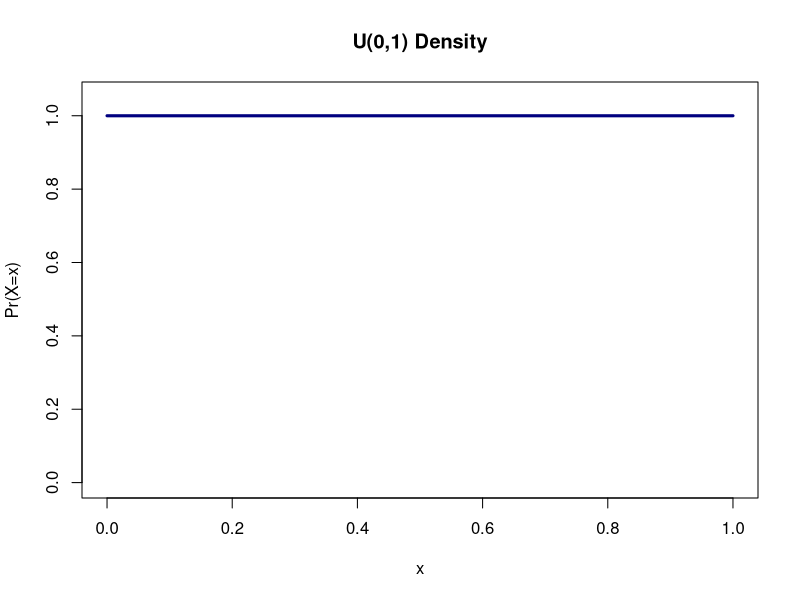
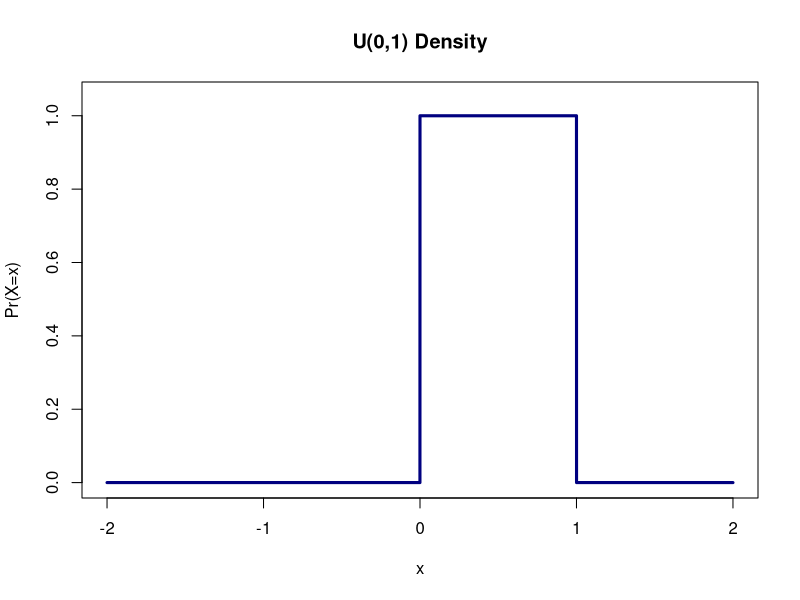
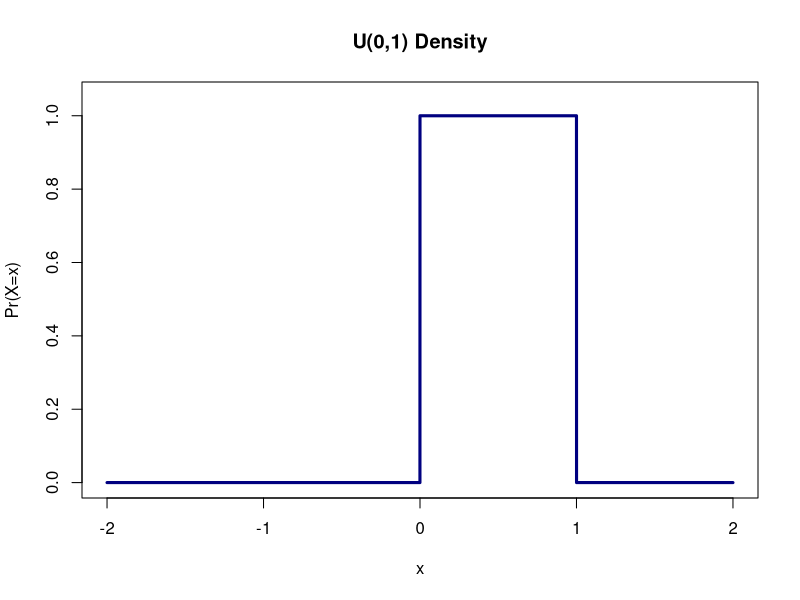
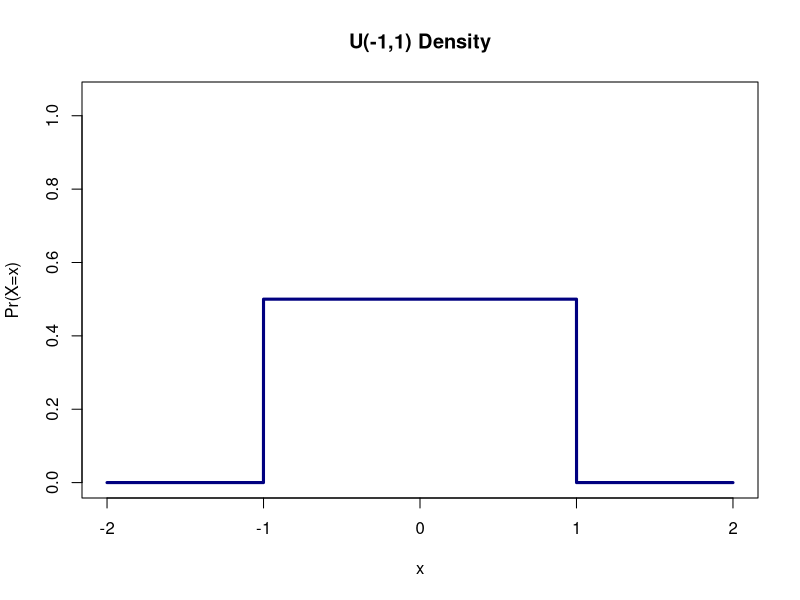
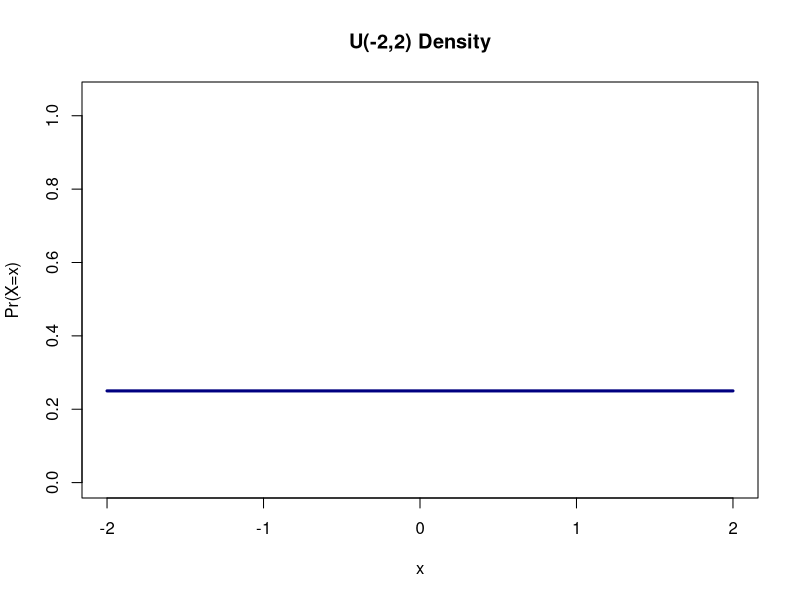
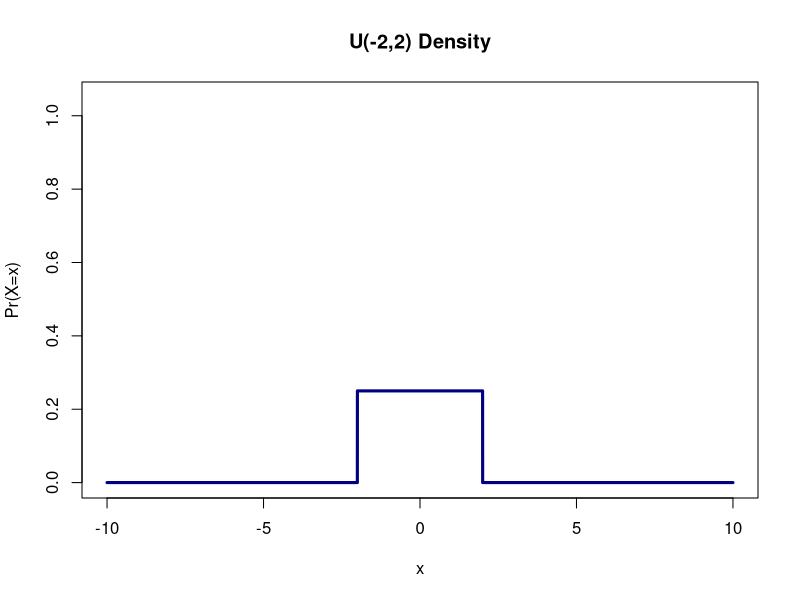
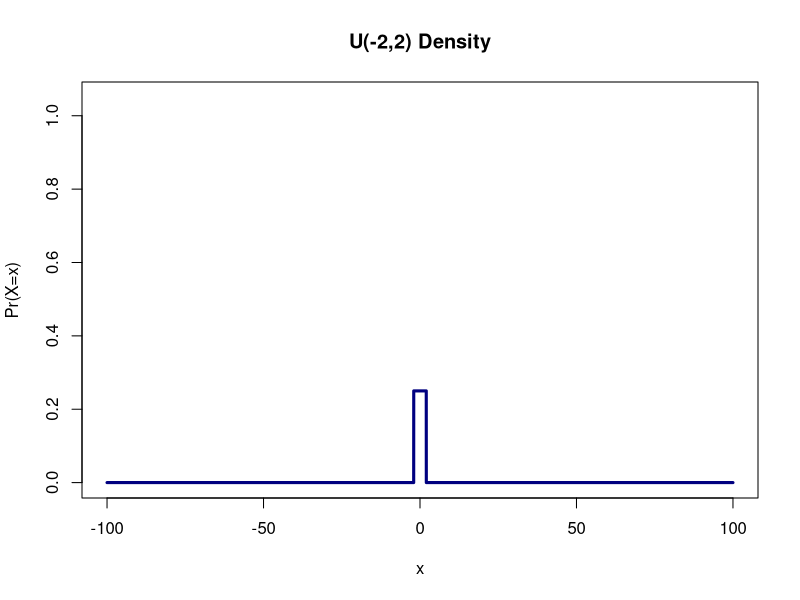
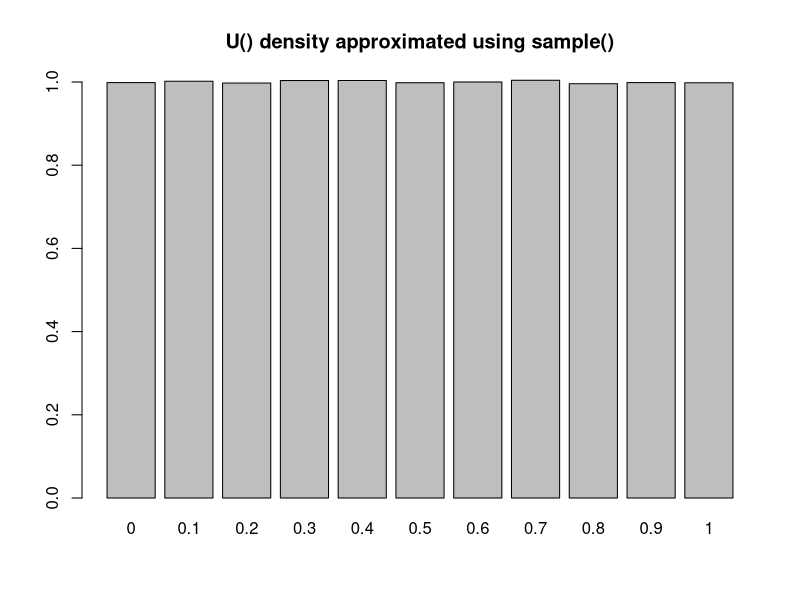

R code for these plots, in order: (Note: this script raises an error after producing the figures.)
## R_Demo_Simulation_Learning_Probability_Continuous_Distributions.R
##########################################################################
## INSTRUCTOR: Christopher Fariss
## COURSE NAME: Advanced Computational Methods for Social Media and Textual Data (3B)
## University of Essex Summer School 2023
##
## Date: 2023-08-03
##
## Please e-mail me if you find any errors or have and suggestions
## e-mail: cjf0006@gmail.com
## e-mail: cjfariss@umich.edu
##########################################################################
## Introduction to tutorial:
##
## For this R tutorial, we will learn about:
##
## (1) Discrete probability distributions for discrete events (e.g., a coin flip; rolling a 6-sided dice).
## (2) Continuous probability distributions (e.g., SAT, GRE or LSAT scores; human weight at birth; distance from the center of the board for the beanbag toss or cornhole game)
##
## Note: This lesson contains information you will use in a program challenge this week: select one continuous and/or one discrete probability distribution from below (not including Uniform, Normal, Bernoulli, or Binomial) and describe it in detail with ## comments and R code. See the examples for Uniform, Normal, Bernoulli, or Binomial distributions below. If you select 2 distributions, make sure one is continuous and the other is discrete.
##
##########################################################################

## Recall: probability mass or probability density: this is just how much probability does each event/outcome have and it all needs to sum to 1 to be a probability measure (see the less from last week)

## What is density? Density is the relative probability of sampling an event at a specific point along the range of possible values defined by the function.

##########################################################################
## continuous probability distributions usually called density functions
##########################################################################
##
## uniform distribution
##
## The uniform distribution is a continuous distribution
##
## The sample space S for the uniform distribution, is defined so that the density for any value is the same or uniform over the range of possible values that any one element can take. Instead of directly estimating probabilities as we did above, we will instead estimate density.
##
## What is density? Density is the relative probability of sampling an event a specific point along the range of possible values defined by the function.
##
## In other words, the uniform distribution with range a to b, denoted U (a, b), has a constant probability density of 1/(b-a) for a <= y <= b and zero probability elsewhere. The standard uniform is defined so that a=0 and b=1: U(0,1),
##
## range a <= y <= b
## distribution function: 1/(b - a)
## parameters: a and b
## R function names:
## dunif
## punif
## qunif
## runif
##
## parameters:
## formula for the mean: (a + b)/2
## formula for the variance: ((b - a)^2)/12
##
## let's define our own uniform function
uniform_function <- function(x,a,b){
  ifelse(x>=a & x<=b, 1/(b - a), 0)
}

## call our user defined function
uniform_function(1,0,1)
uniform_function(1,a=0,b=2)
uniform_function(1,-1,1)
uniform_function(1,-10,10)

uniform_function(-8,0,1)
uniform_function(-8,0,2)
uniform_function(-8,-1,1)
uniform_function(-8,-10,10)

## use R's based function for a uniform distribution
dunif(1,0,1)
dunif(1,0,2)
dunif(1,-1,1)
dunif(1,-10,10)

dunif(-8,0,1)
dunif(-8,0,2)
dunif(-8,-1,1)
dunif(-8,-10,10)

## we can use the p or probability version of the uniform function built into R to answer to the following question:
## What is the probability of observing a value between 0 and 0.5 for a uniform random variable that spans the range 0 to 1?
punif(0.5,0,1)

punif(0.25,0,1)

## What is the probability of observing a value between 0.25 and 0.5 for a uniform random variable that spans the range 0 to 1?
punif(0.5,0,1) - punif(0.25,0,1)

## Graph the Uniform density function using the curve() function
curve(expr=dunif, ylab="Pr(X=x)", type="l", xlim=c(0,1), ylim=c(0,1.05), lwd=3, col="navy", main="U(0,1) Density")

curve(expr=dunif, n=10001, from=-2,to=2, ylab="Pr(X=x)", type="l", xlim=c(-2,2), ylim=c(0,1.05), lwd=3, col="navy", main="U(0,1) Density")

curve(expr=dunif(x, min = 0, max = 1), n=10001, from=-2,to=2, ylab="Pr(X=x)", type="l", xlim=c(-2,2), ylim=c(0,1.05), lwd=3, col="navy", main="U(0,1) Density")

curve(expr=dunif(x, min = -1, max = 1), n=10001, from=-2,to=2, ylab="Pr(X=x)", type="l", xlim=c(-2,2), ylim=c(0,1.05), lwd=3, col="navy", main="U(-1,1) Density")

curve(expr=dunif(x, min = -2, max = 2), n=10001, from=-2,to=2, ylab="Pr(X=x)", type="l", xlim=c(-2,2), ylim=c(0,1.05), lwd=3, col="navy", main="U(-2,2) Density")

curve(expr=dunif(x, min = -2, max = 2), n=10001, from=-10,to=10, ylab="Pr(X=x)", type="l", xlim=c(-10,10), ylim=c(0,1.05), lwd=3, col="navy", main="U(-2,2) Density")

curve(expr=dunif(x, min = -2, max = 2), n=10001, from=-100,to=100, ylab="Pr(X=x)", type="l", xlim=c(-100,100), ylim=c(0,1.05), lwd=3, col="navy", main="U(-2,2) Density")


## how many of the draws are very close to the middle of the normal distribution? (hint: what is the proportion)
sim_n <- 10000
random_draws <- runif(sim_n,0,1)
summary(random_draws)

length(unique(c(1,2,2)))

length(unique(random_draws))

table(random_draws>=0 & random_draws<=.25)

table(random_draws>=0 & random_draws<=.25)/sim_n

table(random_draws>=0 & random_draws<=.5)/sim_n

table(random_draws>=.4 & random_draws<=.5)/sim_n

table(random_draws>=0 & random_draws<=1)/sim_n

## we can calculate the above with the p-type function in R
## the p-type function for a density function tells us the density or probability of a function at a given value along the x-axis
## the p-type function turns density into probability by calculating the area under the curve at particular points along the real-number-line
punif(.25)

punif(.25) - punif(0)

punif(.5) - punif(0)

punif(1) - punif(0)

punif(1) - punif(-1)

punif(.5) - punif(.4)


## simulation using sample()

## set parameters
a <- 0
b <- 1

## let's approximate the normal distribution with a sample() function
x <- seq(from=a, to=b, by=.1)
x


## calculate the density using the normal distribution function dnorm() which is built into R
x_dunif <- dunif(x, min=a, max=b)
x_dunif

## simulate draws from a normal distribution
sim_size <- 1000000
x_samples <- sample(x, size=sim_size, replace=TRUE, prob=x_dunif)
w <- length(unique(x_samples)) * (1/(b-a))
w
x_dunif_estimate <- table(x_samples)/(sim_size / w) ## modify by the length() of the unique vlaues in the x sequence
x_dunif_estimate
barplot(x_dunif_estimate, main="U() density approximated using sample()", ylim=c(0,1))
MASS::truehist(x_samples, main="U() density using sample()")

## simulate draws from the uniform distribution using runif()
x_samples <- runif(sim_size, min=a, max=b)
MASS::truehist(x_samples, main="U() density using runif()")
## more optional bonus problems



##########################################################################
##
## normal distribution
##
## The normal distribution is a continuous distribution
##
## The sample space S for the normal distribution, is defined so that the density for any value along the real number line from negative infinity to positive infinity. Instead of directly estimating probabilities as we did above, as with the uniform distribution we will instead estimate density.
##
## What is density? Density is the relative probability of sampling an event a specific point along the range of possible values defined by the function.
##
## Unlike the uniform distribution the density value for a normal distribution varies (is not uniform) for different values along the real number line.
##
##
## range:
## distribution function: 1/(sigma*sqrt(2*pi)) * exp(-(y - mu)^2/2*sigma^2)
## parameters: the mean mu and the standard deviation sigma (or the variance sigma^2)
## R function names:
## dnorm
## pnorm
## qnorm
## rnorm
##
## parameters:
## formula for the mean: mu
## formula for the variance: sigma^2
##
## let's define our own uniform function
normal_density <- function(y, mu, sigma){
  1/(sigma*sqrt(2*pi)) * exp(-(y - mu)^2/2*sigma^2)
}

## call the user defined normal density function
normal_density(y=0, mu=0, sigma=1) ## standard normal density mu=0, sd=1
normal_density(y=0, mu=1, sigma=1)
normal_density(y=-1, mu=1, sigma=1)
normal_density(y=1, mu=1, sigma=1)
normal_density(y=1.5, mu=1, sigma=1)

## use R's based function for a normal distribution
dnorm(0, mean=0, sd=1)
dnorm(0, mean=1, sd=1)
dnorm(-1, mean=1, sd=1)
dnorm(1, mean=1, sd=1)
dnorm(1.5, mean=1, sd=1)

## Remember that for a normal distribution the probability of observing a specific event or value of a variable
## changes depending on where along the real number line the value resides.

## we can use the p or probability version of the normal function built into R to answer to the following question:

## What is the probability of observing a value between negative infinity and 0 for a normally distributed random variable with mean=0 and standard deviation=1 ?
pnorm(0, mean=0, sd=1)

pnorm(1, mean=0, sd=1)


## What is the probability of observing a value between -1 and 0 for a normally distributed random variable with mean=0 and standard deviation=1 ?
pnorm(0,0,1) - pnorm(-1,0,1)



## Graph the Normal density function using the curve() function
curve(expr=dnorm, ylab="Pr(X=x)", type="l", xlim=c(-4,4), ylim=c(0,1), lwd=3, col="navy", main="N(0,1) Density")

curve(expr=dnorm, ylab="Pr(X=x)", type="l", xlim=c(-8,8), ylim=c(0,1), lwd=3, col="navy", main="N(0,1) Density")

curve(expr=dnorm(x, mean=0, sd=2), ylab="Pr(X=x)", type="l", xlim=c(-4,4), ylim=c(0,1.05), lwd=3, col="navy", main="N(0,2^2) Density")

curve(expr=dnorm(x, mean=0, sd=2), ylab="Pr(X=x)", type="l", xlim=c(-8,8), ylim=c(0,1.05), lwd=3, col="navy", main="N(0,2^2) Density")

curve(expr=dnorm(x, mean=0, sd=1/2), ylab="Pr(X=x)", type="l", xlim=c(-4,4), ylim=c(0,1.05), lwd=3, col="navy", main="N(0,.5^2) Density")

curve(expr=dnorm(x, mean=0, sd=1/2), ylab="Pr(X=x)", type="l", xlim=c(-8,8), ylim=c(0,1.05), lwd=3, col="navy", main="N(0,.5^2) Density")


## graph some randomly generated numbers

par(mfrow=c(2,2))

random_draws <- rnorm(10)
random_draws
truehist(random_draws)
curve(expr=dnorm, xlim=c(-3,3), col="darkorange", add=TRUE, lwd=2)

random_draws <- rnorm(100)
truehist(random_draws)
curve(expr=dnorm, xlim=c(-3,3), col="darkorange", add=TRUE, lwd=2)

random_draws <- rnorm(1000)
truehist(random_draws)
curve(expr=dnorm, xlim=c(-3,3), col="darkorange", add=TRUE, lwd=2)

random_draws <- rnorm(10000)
truehist(random_draws)
curve(expr=dnorm, xlim=c(-3,3), col="darkorange", add=TRUE, lwd=2)

## how many of the draws are very close to the middle of the uniform distribution?
## (hint: what is the proportion)
sim_n <- 10000
random_draws <- rnorm(sim_n)

table(random_draws>-1 & random_draws<1)/sim_n

table(random_draws>-2 & random_draws<2)/sim_n

table(random_draws>-3 & random_draws<3)/sim_n

## we can calculate the above with a p-type function in R
## the p-type function for a density function tells us the density or probability of a function at a given value along the x-axis
pnorm(1) - pnorm(-1)

pnorm(2) - pnorm(-2)

pnorm(3) - pnorm(-3)




## let's graph this to see what is happening
## load packages
pkgs <- c("MASS")
invisible(sapply(pkgs, require, character.only = TRUE))

## create sequence of real numbers, these are a set of possible values that are estimate of the mean can take
x <- seq(-3,3,.1)
x
length(x)

## set mean and variance parameters
mu <- 0
sigma <- 1
sigma_pow2 <- sigma^2

## calculate the density using the normal distribution function
## density is a probability measure
x_density <- 1/(sigma*sqrt(2*pi)) * exp(-(x - mu)^2/2*sigma^2)

## calculate the density using the normal distribution function dnorm() which is built into R
x_dnorm <- dnorm(x, mean=mu, sd=sigma)

## plot the two estimated densities to verify that they are the same
par(mfrow=c(1,1))
plot(x_density, x_dnorm)

## plot the x_density variable along each value of x defined in the sequence above:
plot(x,x_density, xlab="random variable", ylab="density")

sum(x_density)/sum(x_density)  ## this should approach as we add more values to the sequence 1 either by decreasing the interval between values in the sequence or by increasing the total range of the sequence
sum(x_density[x<=0])/sum(x_density)
sum(x_density[x<=0 & x>=-1])/sum(x_density)

pnorm(0,0,1)
pnorm(0,0,1) - pnorm(-1,0,1)


## fill in the sequence more so that the values converge on the true values from the pnorm functions
x <- seq(-6,6,.001)
x_density <- 1/(sigma*sqrt(2*pi)) * exp(-(x - mu)^2/2*sigma^2)
sum(x_density)/sum(x_density)
sum(x_density[x<=0])/sum(x_density)
sum(x_density[x<=0 & x>=-1])/sum(x_density)

sum(x_density[x<=1 & x>=-1])/sum(x_density)
sum(x_density[x<=.1 & x>=-0.1])/sum(x_density)
sum(x_density[x<=.01 & x>=-0.01])/sum(x_density)
sum(x_density[x<=.001 & x>=-0.001])/sum(x_density)
sum(x_density[x<=.0001 & x>=-0.0001])/sum(x_density)


## simulation using sample()
## let's approximate the normal distribution with a sample() function
x <- -6:6
x

## set mean and variance parameters
mu <- 0
sigma <- 1
sigma_pow2 <- sigma^2

## calculate the density using the normal distribution function dnorm() which is built into R
x_dnorm <- dnorm(x, mean=mu, sd=sigma) ## N(0,1)
x_dnorm


## simulate draws from a normal distribution
sim_size <- 10000

## approximate normal distribution using sample() function
x_samples <- sample(x, size=sim_size, replace=TRUE, prob=x_dnorm)
table(x_samples)
prob_weigth <- sim_size/sum(x_dnorm) ## calculate a weight so that the densities integrate to 1
x_dnorm_estimate <- table(x_samples)/prob_weigth ## modify with the weight
x_dnorm_estimate[names(x_dnorm_estimate)=='0'] ## approximate density when x is the mean for N(0,1)

dnorm(0)

barplot(x_dnorm_estimate, main="N() density approximated using sample()")
truehist(x_samples, main="N() density approximated using sample()")


## update the sequence so it is more fine grained (more values to draw)
x <- seq(from=-6, to=6, by=.5)
x
x_dnorm <- dnorm(x, mean=mu, sd=sigma)
x_dnorm
sim_size <- 10000

## approximate normal distribution using sample() function
x_samples <- sample(x, size=sim_size, replace=TRUE, prob=x_dnorm)
prob_weigth <- sim_size/sum(x_dnorm) ## calculate a weight so that the densities integrate to 1
x_dnorm_estimate <- table(x_samples)/prob_weigth ## modify with the weight
x_dnorm_estimate[names(x_dnorm_estimate)=='0'] ## approximate density when x is the mean for N(0,1)

barplot(x_dnorm_estimate, main="N() density approximated using sample()")
truehist(x_samples, main="N() density approximated using sample()")

## update the sequence so it is more fine grained (more values to draw)
x <- seq(from=-6, to=6, by=.1)
#x
x_dnorm <- dnorm(x, mean=mu, sd=sigma)
sim_size <- 10000

## approximate normal distirbution using sample() function
x_samples <- sample(x, size=sim_size, replace=TRUE, prob=x_dnorm)
prob_weigth <- sim_size/sum(x_dnorm) ## calculate a weight so that the densities integrate to 1
x_dnorm_estimate <- table(x_samples)/prob_weigth ## modify with the weight
x_dnorm_estimate[names(x_dnorm_estimate)=='0'] ## approximate density when x is the mean for N(0,1)
barplot(x_dnorm_estimate, main="N() density approximated using sample()")
truehist(x_samples, main="N() density approximated using sample()")


## simulate draws from the normal distribution using rnorm()
x_samples <- rnorm(sim_size, mean=mu, sd=sigma)
MASS::truehist(x_samples, main="N() density using rnorm()")
## more optional bonus problems



## update the sequence so it is more fine grained (more values to draw)
x <- seq(from=-10, to=10, by=.001)
#x
x_dnorm <- dnorm(x, mean=mu, sd=sigma)


sim_size <- 10000000

## approximate normal distribution using sample() function
x_samples <- sample(x, size=sim_size, replace=TRUE, prob=x_dnorm)
prob_weigth <- sim_size/sum(x_dnorm) ## calculate a weight so that the densities integrate to 1
x_dnorm_estimate <- table(x_samples)/prob_weigth ## modify with the weight
x_dnorm_estimate[names(x_dnorm_estimate)=='0'] ## approximate density when x is the mean for N(0,1)
dnorm(0,mean=mu, sd=sigma)

barplot(x_dnorm_estimate, main="N() density approximated using sample()")
truehist(x_samples, main="N() density approximated using sample()")


##########################################################################
## additional continuous probability distributions usually called density functions
##########################################################################
##
## Student's t-distribution
##
## R function names:
## dt
## pt
## qt
## rt
##
##########################################################################
## exponential distribution
##
## R function names:
## dexp
## pexp
## qexp
## rexp
##
##########################################################################
## chi-squared distribution
##
## R function names:
## dchisq
## pchisq
## qchisq
## rchisq
##
##########################################################################
## f-distribution
##
## R function names:
## df
## pf
## qf
## rf
##
##########################################################################
## gamma distribution
##
## R function names:
## dgamma
## pgamma
## qgamma
## rgamma
##
##########################################################################
## beta distributions
##
## R function names:
## dbeta
## pbeta
## qbeta
## rbeta
